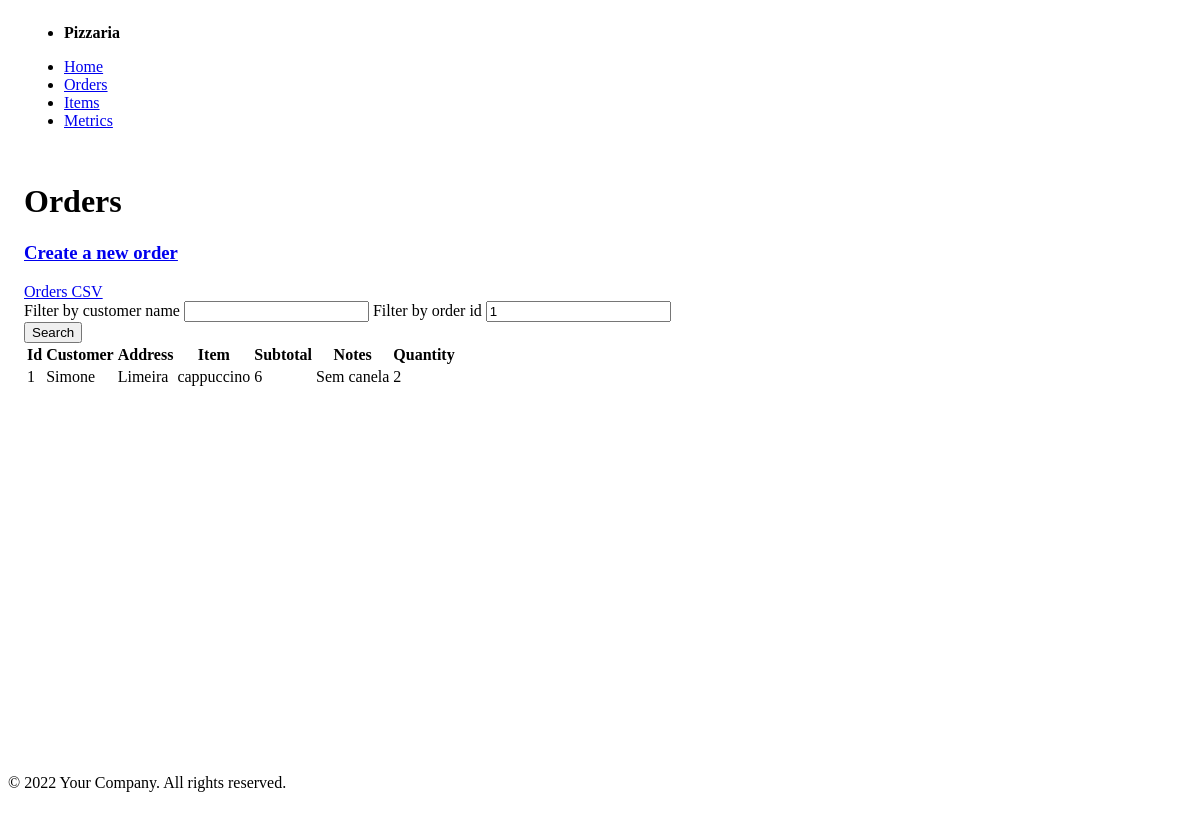
The app's page /public/order/index.php?id=1 with its own data.
### tables this page shows
CREATE TABLE orders (
  id INTEGER PRIMARY KEY,
  customer TEXT NOT NULL,
  `address` TEXT NOT NULL,
  item_id INTEGER NOT NULL,
  quantity INTEGER NOT NULL DEFAULT 1,
  created_at INTEGER NOT NULL DEFAULT (strftime('%s')), notes TEXT,

  FOREIGN KEY (item_id) REFERENCES items(id)
);

### model/order.php (called while the page is built, shortened)
<?php
require_once __DIR__ . '/item.php';
class Order {
  function __construct(?int $id, string $customer, string $address, int $quantity = 1, ?string $notes = null, ?Item $item = null, ?string $date = null) {
    $this->id = $id;
    $this->customer = $customer;
    $this->address = $address;
    $this->quantity = $quantity;
    $this->notes = $notes;
    $this->item = $item;
  }
  public static function find(int $id) {
    $db = DB::getInstance();
    $req = $db->prepare('SELECT orders.id, customer, address, created_at as `date`, quantity, notes,
                                items.id as item_id, items.name as item_name, items.price as item_price, items.description as item_description
                         FROM orders
                         INNER JOIN items ON orders.item_id = items.id
                         WHERE orders.id = :id
                         ORDER BY created_at DESC;
                      ');
    $req->execute(['id' => $id]);
    $order = $req->fetch();
    $item = new Item($order['item_id'], $order['item_name'], $order['item_price'], $order['item_description']);
    return new Order($order['id'], $order['customer'], $order['address'], $order['quantity'], $order['notes'], $item, $order['date']);
  }
}

### model/item.php (called while the page is built, shortened)
<?php
class Item {
  function __construct(?int $id, string $name, int $price, string $description) {
    $this->name = $name;
    $this->price = $price;
  }
}

### public/components/order_table.php (the view)
<?php
require_once __DIR__ . "/../../model/order.php";
$customer = isset($_GET['name']) && $_GET["name"] ? $_GET['name'] : null;
if (!isset($_GET['id']) || !$_GET['id']) {
  $orders = Order::all($customer);
} else {
  $order = Order::find($_GET['id']);
  $orders = $order ? [$order] : [];
}
?>
<table role="grid">
  <thead>
    <tr>
      <th>Id</th>
      <th>Customer</th>
      <th>Address</th>
      <th>Item</th>
      <th>Subtotal</th>
      <th>Notes</th>
      <th>Quantity</th>
    </tr>
  </thead>
  <tbody>
    <?php foreach ($orders as $order): ?>
      <tr>
        <td><?= $order->id ?></td>
        <td><?= $order->customer ?></td>
        <td><?= $order->address ?></td>
        <td><?= $order->item->name ?></td>
        <td><?= $order->item->price * $order->quantity ?></td>
        <td><?= $order->notes ?></td>
        <td><?= $order->quantity ?></td>
      </tr>
    <?php endforeach; ?>
  </tbody>
</table>

### records on screen
orders: id "1", customer "Simone", address "Limeira", name "cappuccino", quantity "6", notes "Sem canela", quantity "2"
